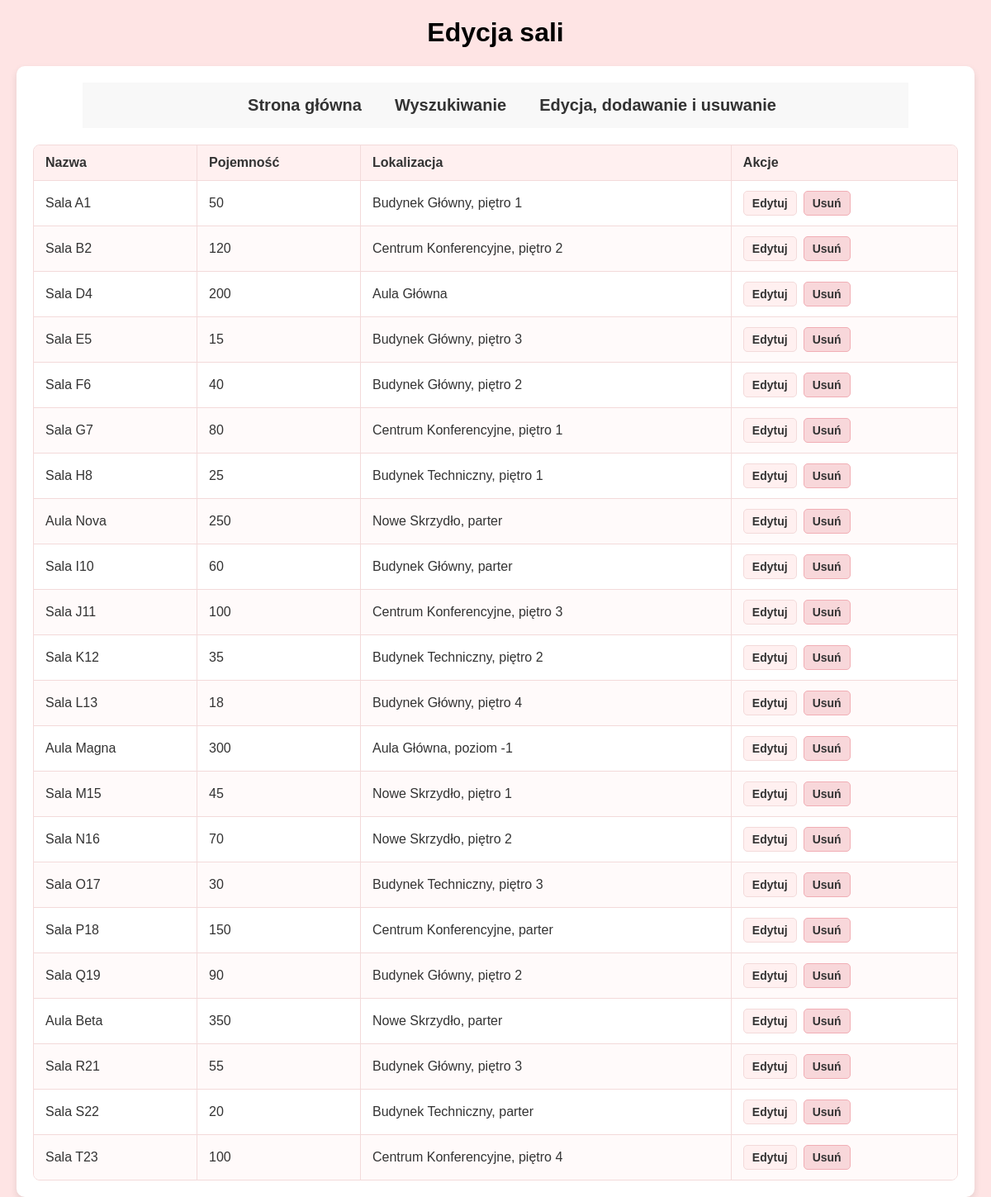
Page /rooms/edit.php on the committed database.
### tables this page shows
CREATE TABLE `rooms` (
  `id` int(11) NOT NULL,
  `name` varchar(255) NOT NULL,
  `capacity` int(11) NOT NULL,
  `location` varchar(255) NOT NULL
);

### rooms/edit.php (the view, shortened to what this page needs)
<?php
$conn = connectDB();
function wyswietlanie($conn) {
    $sql = "select * from rooms ;";
    $result=mysqli_query($conn, $sql);
    if(mysqli_num_rows($result) > 0) {
        while($row = mysqli_fetch_assoc($result)) {
            echo "<tr>";
            echo "<td>" . htmlspecialchars($row["name"], ENT_QUOTES, "UTF-8") . "</td>";
            echo "<td>" . htmlspecialchars($row["capacity"], ENT_QUOTES, "UTF-8") . "</td>";
            echo "<td>" . htmlspecialchars($row["location"], ENT_QUOTES, "UTF-8") . "</td>";
            echo '<td class="event-actions"><a class="table-action table-action-edit" href="edit_room.php?id=' . (int)$row["id"] . '">Edytuj</a><a class="table-action table-action-delete" href="delete.php?id=' . (int)$row["id"] . '">Usuń</a></td>';
            echo "</tr>";
        }
    } else {
        echo "<tr><td colspan='9'>Brak wydarzeń do wyświetlenia</td></tr>";
    }}
?>
<!DOCTYPE html>
<html lang="pl">
<head>
    <link rel="stylesheet" href="../style.css">
</head>
<body>
    <h1>Edycja sali</h1>
    <main>
        <header>
            <nav>
                <ul>
                    <li><a href="../index.php">Strona główna</a></li>
                    <li><a href="../search.php">Wyszukiwanie</a></li>
                    <li><a href="../edit_add_delete.php">Edycja, dodawanie i usuwanie</a></li>
                </ul>
            </nav>
        </header>
       <table class="events-table">
    <thead>
        <tr>
            <th scope="col">Nazwa</th>
            <th scope="col">Pojemność</th>
            <th scope="col">Lokalizacja</th>
            <th scope="col">Akcje</th>
        </tr>
    </thead>
    <tbody>
        <?php wyswietlanie($conn); ?>
    </tbody>
</table>
    </main>
</body>
</html>

### style.css (style rules this page uses)
* { font-family: Arial, sans-serif; }
body { background-color: #fee4e4; margin: 0; padding: 0; }
main { background-color: #fff; border-radius: 10px; padding: 20px; box-shadow: 0 4px 8px rgba(0, 0, 0, 0.1); width: min(1440px, calc(100% - 40px)); box-sizing: border-box; margin: auto; }
header { background-color: #f8f8f8; width: min(1000px, 100%); display: flex; justify-content: center; margin: 0 auto; }
ul { display: flex; justify-content: center; }
ul li { list-style-type: none; }
ul li a { text-decoration: none; color: #333; font-weight: bold; font-size: 20px; padding: 10px 20px; border-radius: 5px; }
h1,h3 { text-align: center; }
.events-table { width: 100%; border-collapse: separate; border-spacing: 0; margin-top: 20px; border: 1px solid #f3dada; border-radius: 8px; overflow: hidden; color: #333; font-size: 16px; background-color: #fff; }
.events-table th, .events-table td { padding: 12px 14px; border-bottom: 1px solid #f3dada; border-right: 1px solid #f3dada; text-align: left; vertical-align: middle; }
.events-table th { background-color: #fff0f0; color: #333; font-weight: bold; white-space: nowrap; }
.events-table tbody tr:nth-child(even) { background-color: #fffafa; }
.events-table th:last-child, .events-table td:last-child { border-right: 0; }
.events-table tbody tr:last-child td { border-bottom: 0; }
.event-actions { display: flex; gap: 8px; }
.table-action { display: inline-block; padding: 6px 10px; border: 1px solid #f3dada; border-radius: 5px; color: #333; font-size: 14px; font-weight: bold; text-decoration: none; }
.table-action-edit { background-color: #fff0f0; }
.table-action-delete { background-color: #f8d7da; border-color: #f1aeb5; }

### rows in the picture
rooms: name "Sala A1", capacity "50", location "Budynek Główny, piętro 1"
rooms: name "Sala B2", capacity "120", location "Centrum Konferencyjne, piętro 2"
rooms: name "Sala D4", capacity "200", location "Aula Główna"
rooms: name "Sala E5", capacity "15", location "Budynek Główny, piętro 3"
rooms: name "Sala F6", capacity "40", location "Budynek Główny, piętro 2"
rooms: name "Sala G7", capacity "80", location "Centrum Konferencyjne, piętro 1"
rooms: name "Sala H8", capacity "25", location "Budynek Techniczny, piętro 1"
rooms: name "Aula Nova", capacity "250", location "Nowe Skrzydło, parter"
rooms: name "Sala I10", capacity "60", location "Budynek Główny, parter"
rooms: name "Sala J11", capacity "100", location "Centrum Konferencyjne, piętro 3"
rooms: name "Sala K12", capacity "35", location "Budynek Techniczny, piętro 2"
rooms: name "Sala L13", capacity "18", location "Budynek Główny, piętro 4"
rooms: name "Aula Magna", capacity "300", location "Aula Główna, poziom -1"
rooms: name "Sala M15", capacity "45", location "Nowe Skrzydło, piętro 1"
rooms: name "Sala N16", capacity "70", location "Nowe Skrzydło, piętro 2"
rooms: name "Sala O17", capacity "30", location "Budynek Techniczny, piętro 3"
rooms: name "Sala P18", capacity "150", location "Centrum Konferencyjne, parter"
rooms: name "Sala Q19", capacity "90", location "Budynek Główny, piętro 2"
rooms: name "Aula Beta", capacity "350", location "Nowe Skrzydło, parter"
rooms: name "Sala R21", capacity "55", location "Budynek Główny, piętro 3"
rooms: name "Sala S22", capacity "20", location "Budynek Techniczny, parter"
rooms: name "Sala T23", capacity "100", location "Centrum Konferencyjne, piętro 4"
